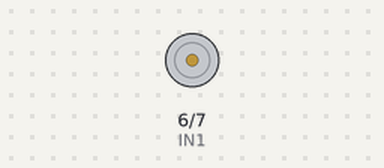
The sketch below on a simulated Arduino Uno, built with avr-gcc and run on an emulated ATmega328P. Parts: motor-driver pin pairs drawn as motors (green arrow = first pin HIGH = forward, orange = second pin HIGH = backward, longer = more drive, scaled by the enable pin).

Above: at 0.1 s.
At 2.1 s:
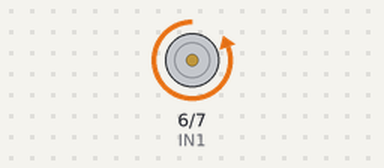
Timing chart, 0 to 3.6 s (numbered marks = the images above):
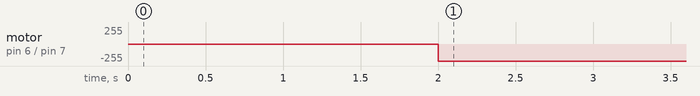

Measured:
- by itself, motor on pin 6 (IN1) / pin 7 (IN2): stopped → backward 255/255 at 2.0 s

The sketch:

motor_unit_test.ino
```cpp
// Define Left Motor Pins
#define ENA 8
#define IN1 6
#define IN2 7
// #define ENB 11
// #define IN3 9
// #define IN4 10

int speed = 150;

void setup() {
  pinMode(ENA, OUTPUT);
  pinMode(IN1, OUTPUT);
  pinMode(IN2, OUTPUT);
  // pinMode(ENB, OUTPUT);
  // pinMode(IN3, OUTPUT);
  // pinMode(IN4, OUTPUT);
}

void loop() {
  delay(2000);
  analogWrite(ENA, speed); // Set Speed (0-255)
  digitalWrite(IN1, LOW);
  digitalWrite(IN2, HIGH);  // Forward
  // analogWrite(ENB, speed); // Set Speed (0-255)
  // digitalWrite(IN3, LOW);
  // digitalWrite(IN4, HIGH);  // Forward
  delay(2000);

  // digitalWrite(IN1, LOW);
  // digitalWrite(IN2, HIGH); // Reverse
  // digitalWrite(IN3, LOW);
  // digitalWrite(IN4, HIGH);  // Forward
  delay(2000);
}
```
